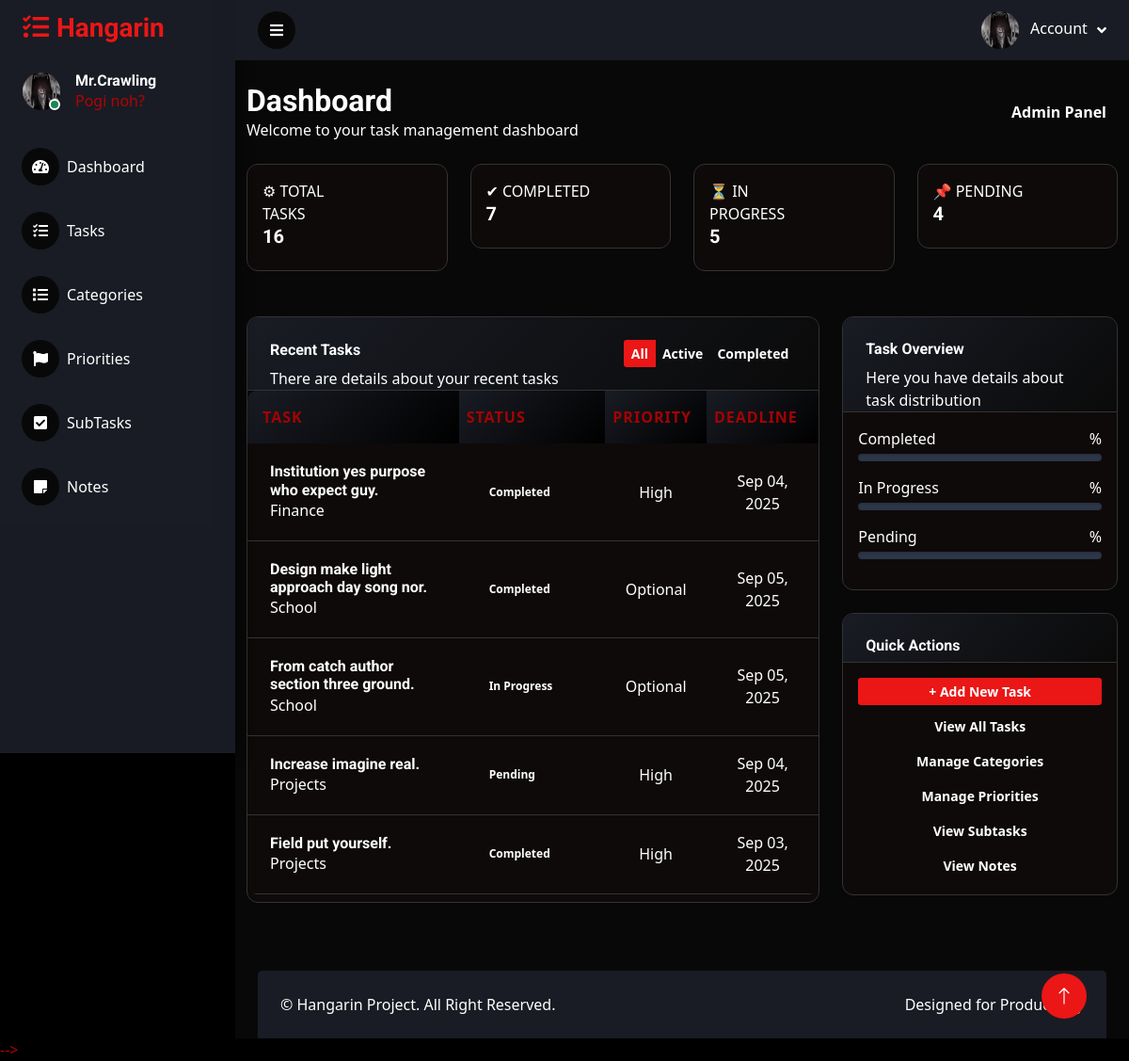
The app's page / (signed in) with its own data.
### tasks/models.py (models this page shows, shortened)
class BaseModel(models.Model):
    created_at = models.DateTimeField(auto_now_add=True)
    updated_at = models.DateTimeField(auto_now=True)
    class Meta:
        abstract = True

class Task(BaseModel):
    STATUS_CHOICES = [
        ("Pending", "Pending"),
        ("In Progress", "In Progress"),
        ("Completed", "Completed"),
    ]
    title = models.CharField(max_length=200)
    description = models.TextField(blank=True)
    status = models.CharField(
        max_length=50,
        choices=STATUS_CHOICES,
        default="Pending"
    )
    deadline = models.DateTimeField(null=True, blank=True)
    priority = models.ForeignKey(Priority, on_delete=models.CASCADE)
    category = models.ForeignKey(Category, on_delete=models.CASCADE)
    class Meta:
        ordering = ['-created_at']

class Category(models.Model):
    name = models.CharField(max_length=100)
    class Meta:
        verbose_name = "Category"
        verbose_name_plural = "Categories"

class Priority(models.Model):
    name = models.CharField(max_length=100)
    order = models.IntegerField(default=0)
    class Meta:
        verbose_name = "Priority"
        verbose_name_plural = "Priorities"
        ordering = ['order']

### tasks/views.py (the view)
# urls.py: path('', HomePageView.as_view(), name='home'),
class HomePageView(LoginRequiredMixin, TemplateView):
    template_name = "home.html"
    def get_context_data(self, **kwargs):
        context = super().get_context_data(**kwargs)
        today = timezone.now().date()
        current_month = today.month
        current_year = today.year
        context['total_tasks'] = Task.objects.count()
        context['completed_tasks'] = Task.objects.filter(status='Completed').count()
        context['in_progress_tasks'] = Task.objects.filter(status='In Progress').count()
        context['pending_tasks'] = Task.objects.filter(status='Pending').count()
        context['high_priority_tasks'] = Task.objects.filter(priority__name='High').count()
        context['critical_tasks'] = Task.objects.filter(priority__name='Critical').count()
        context['tasks_created_this_month'] = Task.objects.filter(
            created_at__month=current_month,
            created_at__year=current_year
        ).count()
        context['tasks_due_this_week'] = Task.objects.filter(
            deadline__week=today.isocalendar()[1],
            deadline__year=current_year
        ).count()
        context['overdue_tasks'] = Task.objects.filter(
            deadline__lt=today,
            status__in=['Pending', 'In Progress']
        ).count()
        context['total_categories'] = Category.objects.count()
        context['total_priorities'] = Priority.objects.count()
        context['total_subtasks'] = SubTask.objects.count()
        context['completed_subtasks'] = SubTask.objects.filter(status='Completed').count()
        context['total_notes'] = Note.objects.count()
        context['recent_notes'] = Note.objects.filter(
            created_at__date=today
        ).count()
        context['recent_tasks'] = Task.objects.all().order_by('-created_at')[:5]
        context['upcoming_deadlines'] = Task.objects.filter(
            deadline__gte=today,
            status__in=['Pending', 'In Progress']
        ).order_by('deadline')[:5]
        return context

### templates/home.html (shortened to what this page needs)
{% extends 'base.html' %}
{% load static %}
{% block content %}
<div class="container-fluid py-4">
    <div class="row mb-4">
        <div class="col-12">
            <div class="d-flex justify-content-between align-items-center">
                <div>
                    <h2 class="mb-0">Dashboard</h2>
                    <p class="text-muted mb-0">Welcome to your task management dashboard</p>
                </div>
                <div class="btn-group">
                    <a href="/admin/" class="btn btn-outline-secondary">Admin Panel</a>
                </div>
            </div>
        </div>
    </div>
    <div class="row mb-4">
        <div class="col-xl-3 col-sm-6 mb-4">
            <div class="card">
                <div class="card-body p-3">
                    <div class="row">
                        <div class="col-8">
                            <div class="numbers">
                                <p class="text-sm mb-0 text-uppercase font-weight-bold">⚙ Total Tasks</p>
                                <h5 class="font-weight-bolder">{{ total_tasks }}</h5>
                            </div>
                        </div>
                        <div class="col-4 text-end">
                        </div>
                    </div>
                </div>
            </div>
        </div>
        <div class="col-xl-3 col-sm-6 mb-4">
            <div class="card">
                <div class="card-body p-3">
                    <div class="row">
                        <div class="col-8">
                            <div class="numbers">
                                <p class="text-sm mb-0 text-uppercase font-weight-bold">✔ Completed</p>
                                <h5 class="font-weight-bolder">{{ completed_tasks }}</h5>
                            </div>
                        </div>
                        <div class="col-4 text-end">
                        </div>
                    </div>
                </div>
            </div>
        </div>
        <div class="col-xl-3 col-sm-6 mb-4">
            <div class="card">
                <div class="card-body p-3">
                    <div class="row">
                        <div class="col-8">
                            <div class="numbers">
                                <p class="text-sm mb-0 text-uppercase font-weight-bold">⏳ In Progress</p>
                                <h5 class="font-weight-bolder">{{ in_progress_tasks }}</h5>
                            </div>
                        </div>
                        <div class="col-4 text-end">
                        </div>
                    </div>
                </div>
            </div>
        </div>
        <div class="col-xl-3 col-sm-6 mb-4">
            <div class="card">
                <div class="card-body p-3">
                    <div class="row">
                        <div class="col-8">
                            <div class="numbers">
                                <p class="text-sm mb-0 text-uppercase font-weight-bold">📌 Pending</p>
                                <h5 class="font-weight-bolder">{{ pending_tasks }}</h5>
                            </div>
                        </div>
                        <div class="col-4 text-end">
                        </div>
                    </div>
                </div>
            </div>
        </div>
    </div>
    <div class="row">
        <div class="col-lg-8">
            <div class="card mb-4">
                <div class="card-header pb-0">
                    <div class="d-flex justify-content-between align-items-center">
                        <h6>Recent Tasks</h6>
                        <div class="btn-group">
                            <button type="button" class="btn btn-sm btn-outline-primary active">All</button>
                            <button type="button" class="btn btn-sm btn-outline-primary">Active</button>
                            <button type="button" class="btn btn-sm btn-outline-primary">Completed</button>
                        </div>
                    </div>
                    <p class="text-sm mb-0">There are details about your recent tasks</p>
                </div>
                <div class="card-body px-0 pt-0 pb-2">
                    <div class="table-responsive p-0">
                        <table class="table align-items-center mb-0">
                            <thead>
                                <tr>
                                    <th class="text-uppercase text-secondary text-xxs font-weight-bolder opacity-7">Task</th>
                                    <th class="text-uppercase text-secondary text-xxs font-weight-bolder opacity-7 ps-2">Status</th>
                                    <th class="text-uppercase text-secondary text-xxs font-weight-bolder opacity-7 ps-2">Priority</th>
                                    <th class="text-uppercase text-secondary text-xxs font-weight-bolder opacity-7 ps-2">Deadline</th>
                                </tr>
                            </thead>
                            <tbody>
                                {% for task in recent_tasks %}
                                <tr>
                                    <td>
                                        <div class="d-flex px-2 py-1">
                                            <div class="d-flex flex-column justify-content-center">
                                                <h6 class="mb-0 text-sm">{{ task.title }}</h6>
                                                <p class="text-xs text-secondary mb-0">{{ task.category.name }}</p>
                                            </div>
                                        </div>
                                    </td>
                                    <td>
                                        <span class="badge badge-dot me-4">
                                            <span class="text-dark text-xs">{{ task.status }}</span>
                                        </span>
                                    </td>
                                    <td class="align-middle text-center text-sm">
                                        <span class="text-xs font-weight-bold">{{ task.priority.name }}</span>
                                    </td>
                                    <td class="align-middle text-center">
                                        <span class="text-secondary text-xs font-weight-bold">
                                            {{ task.deadline|date:"M d, Y"|default:"No deadline" }}
                                        </span>
                                    </td>
                                </tr>
                                {% empty %}
                                <tr>
                                    <td colspan="4" class="text-center py-4">
                                        <p class="text-muted">No tasks found. <a href="{% url 'task-add' %}">Create your first task!</a></p>
                                    </td>
                                </tr>
                                {% endfor %}
                            </tbody>
                        </table>
                    </div>
                </div>
            </div>
        </div>
        <div class="col-lg-4">
            <div class="card mb-4">
                <div class="card-header pb-0">
                    <h6>Task Overview</h6>
                    <p class="text-sm mb-0">Here you have details about task distribution</p>
                </div>
                <div class="card-body p-3">
                    <div class="chart">
                        <div class="mb-3">
                            <div class="d-flex justify-content-between mb-1">
                                <span class="text-sm">Completed</span>
                                <span class="text-sm font-weight-bold">{{ completed_percentage }}%</span>
                            </div>
                            <div class="progress">
                            </div>
                        </div>
                        <div class="mb-3">
                            <div class="d-flex justify-content-between mb-1">
                                <span class="text-sm">In Progress</span>
                                <span class="text-sm font-weight-bold">{{ in_progress_percentage }}%</span>
                            </div>
                            <div class="progress">
                            </div>
                        </div>
                        <div class="mb-3">
                            <div class="d-flex justify-content-between mb-1">
                                <span class="text-sm">Pending</span>
                                <span class="text-sm font-weight-bold">{{ pending_percentage }}%</span>
                            </div>
                            <div class="progress">
                            </div>
                        </div>
                    </div>
                </div>
            </div>
            <div class="card">
                <div class="card-header pb-0">
                    <h6>Quick Actions</h6>
                </div>
                <div class="card-body p-3">
                      <div class="d-grid gap-2">
                        <a href="/tasks/add/" class="btn btn-primary btn-sm">+ Add New Task</a>
                        <a href="/tasks/" class="btn btn-outline-primary btn-sm">View All Tasks</a>
                        <a href="/categories/" class="btn btn-outline-secondary btn-sm">Manage Categories</a>
                        <a href="/priorities/" class="btn btn-outline-secondary btn-sm">Manage Priorities</a>
                        <a href="/subtasks/" class="btn btn-outline-info btn-sm">View Subtasks</a>
                        <a href="/notes/" class="btn btn-outline-info btn-sm">View Notes</a>
                    </div>
                </div>
            </div>
        </div>
    </div>
</div>
{% endblock %}

### static/css/style.css (style rules this page uses)
:root { --primary: #a40303; --secondary: #191C24; --light: #0ed5fdc6; --dark: #090808; --success: #1ae0e0; --info: #3b82f6; --warning: #f59e0b; --danger: #ef4444; }
.btn { transition: .5s; border: none; font-weight: 600; }
.content * { color: #ffffff !important; }
.content h1, .content h2, .content h3, .content h4, .content h5, .content h6, .content p, .content span, .content div, .content li, .content td, .content th, .content label, .content small { color: #ffffff !important; }
.card { background: rgba(15, 11, 11, 0.95); border: 1px solid #333; border-radius: 12px; transition: all 0.3s ease; backdrop-filter: blur(10px); color: #ffffff !important; }
.card-header { background: linear-gradient(135deg, #191C24, #0a0a0a) !important; border-bottom: 1px solid #333 !important; border-radius: 12px 12px 0 0 !important; padding: 1.5rem; color: #ffffff !important; }
.card-body { padding: 1.5rem; color: #ffffff !important; }
.progress { background: #333; border-radius: 10px; height: 8px; overflow: hidden; }
.table { color: #ffffff !important; border-radius: 10px; overflow: hidden; }
.table thead th { background: linear-gradient(135deg, var(--secondary), #000); border: none; color: var(--primary) !important; font-weight: 600; padding: 1rem; text-transform: uppercase; letter-spacing: 1px; }
.table tbody tr { transition: all 0.3s ease; color: #ffffff !important; }
.table tbody td { padding: 1rem; border-color: #333; vertical-align: middle; color: #ffffff !important; }
.badge { padding: 0.5rem 1rem; border-radius: 20px; font-weight: 600; transition: all 0.3s ease; color: #ffffff !important; }
body { background-size: cover; color: #b20404 !important; font-family: 'Segoe UI', Tahoma, Geneva, Verdana, sans-serif; }
.text-muted { color: #cccccc !important; }
.text-dark { color: #c10707d2 !important; }
.progress { background: #2d3748 !important; border-radius: 10px; overflow: hidden; box-shadow: inset 0 1px 3px rgba(0, 0, 0, 0.2); }

### records on screen
Task: title "Institution yes purpose who expect guy.", category.name "Finance", status "Completed", priority.name "High", deadline "Sep 04, 2025"
Task: title "Design make light approach day song nor.", category.name "School", status "Completed", priority.name "Optional", deadline "Sep 05, 2025"
Task: title "From catch author section three ground.", category.name "School", status "In Progress", priority.name "Optional", deadline "Sep 05, 2025"
Task: title "Increase imagine real.", category.name "Projects", status "Pending", priority.name "High", deadline "Sep 04, 2025"
Task: title "Field put yourself.", category.name "Projects", status "Completed", priority.name "High", deadline "Sep 03, 2025"

### other values on screen
{{ total_tasks }} "16"
{{ completed_tasks }} "7"
{{ in_progress_tasks }} "5"
{{ pending_tasks }} "4"
